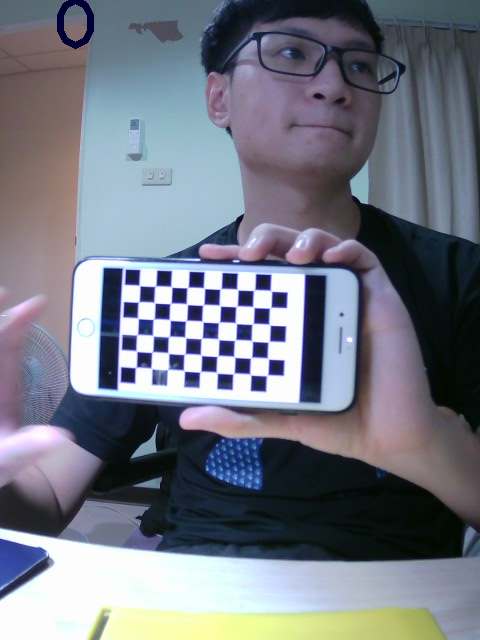
#> input picture Stereo/stereoL_img1.png, 480 x 640 px, given in place of the camera
$ python movie_3D.py
#> lines starting #> are read from the running program, lines starting #| are printed output that depends on the picture
import numpy as np
import cv2


CamL_id = "data/stereoL.mp4"
CamR_id = "data/stereoR.mp4"

CamL= cv2.VideoCapture(0)
CamR= cv2.VideoCapture(1)

print("Reading parameters ......")
cv_file = cv2.FileStorage("./yodex/Stereo/params_py.xml", cv2.FILE_STORAGE_READ)

Left_Stereo_Map_x = cv_file.getNode("Left_Stereo_Map_x").mat()
Left_Stereo_Map_y = cv_file.getNode("Left_Stereo_Map_y").mat()
Right_Stereo_Map_x = cv_file.getNode("Right_Stereo_Map_x").mat()
Right_Stereo_Map_y = cv_file.getNode("Right_Stereo_Map_y").mat()
cv_file.release()


while True:

	retR, imgR= CamR.read()
#> imgR is the input picture: shape (640, 480, 3); mean B, G, R 131.8, 120.3, 116
	retL, imgL= CamL.read()
	imgR = cv2.rotate(imgR, cv2.ROTATE_90_CLOCKWISE)
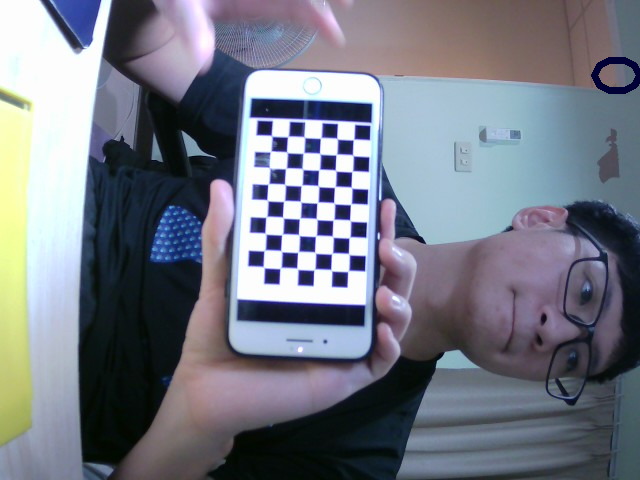
#> imgR: shape (480, 640, 3); mean B, G, R 131.8, 120.3, 116
	imgL = cv2.rotate(imgL, cv2.ROTATE_90_COUNTERCLOCKWISE)
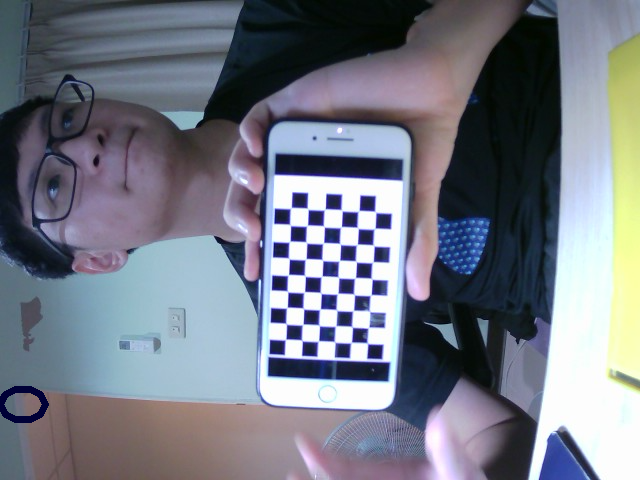
#> imgL: shape (480, 640, 3); mean B, G, R 131.8, 120.3, 116
	print("new")

	if retL and retR:
		imgR_gray = cv2.cvtColor(imgR,cv2.COLOR_BGR2GRAY)
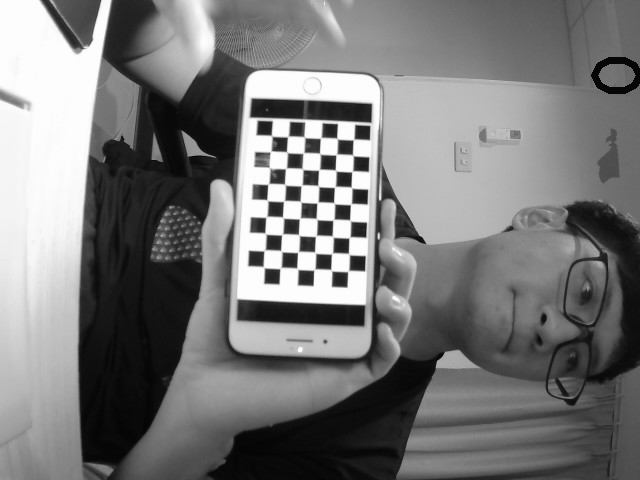
#> imgR_gray: shape (480, 640); min 1, max 255, mean 120.2
		imgL_gray = cv2.cvtColor(imgL,cv2.COLOR_BGR2GRAY)
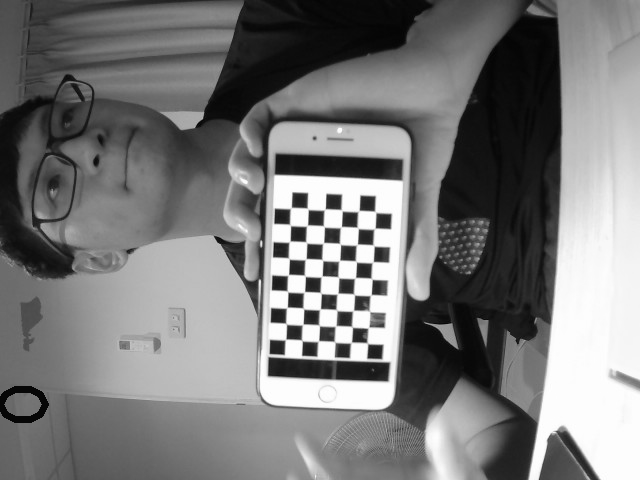
#> imgL_gray: shape (480, 640); min 1, max 255, mean 120.2

#> (the run stopped early here; a loop or call above may not have finished)

$ run again, on Stereo/stereoL_img2.png
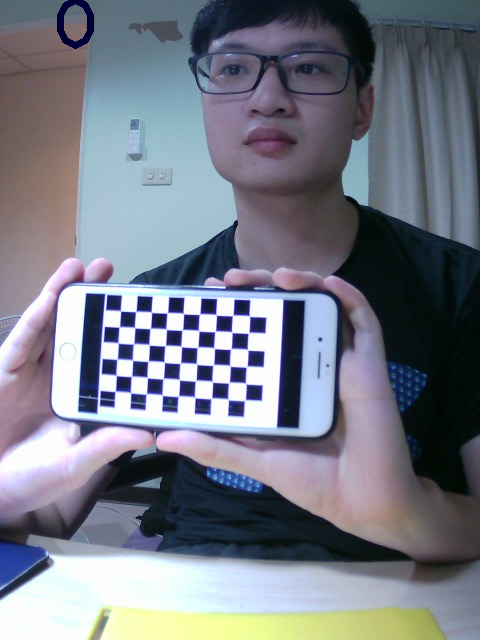
#> input picture Stereo/stereoL_img2.png, 480 x 640 px, given in place of the camera
#> imgR is the input picture: shape (640, 480, 3); mean B, G, R 134.2, 122.7, 118.6
#> imgR: shape (480, 640, 3)
#> `imgR_gray = cv2.cvtColor(imgR,cv2.COLOR_BGR2GRAY)`:
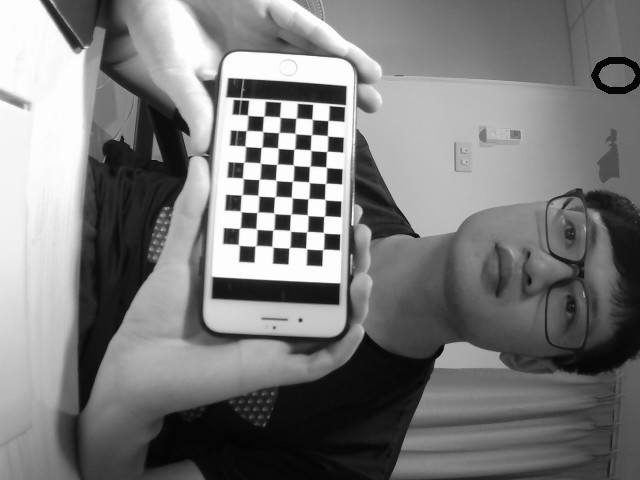
#> imgR_gray: shape (480, 640); min 2, max 255, mean 122.7
#> `imgL_gray = cv2.cvtColor(imgL,cv2.COLOR_BGR2GRAY)`:
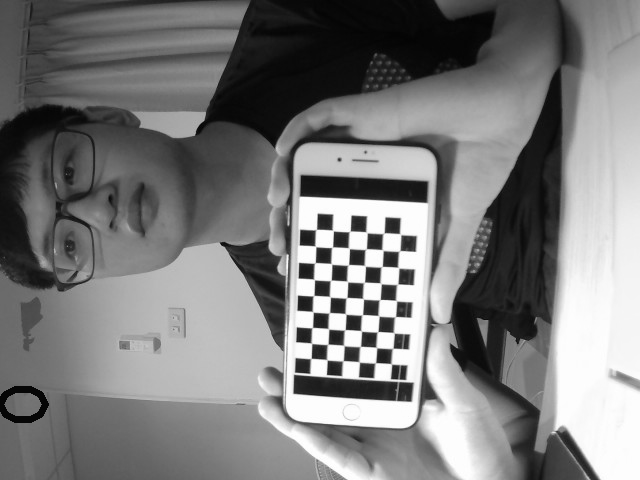
#> imgL_gray: shape (480, 640); min 2, max 255, mean 122.7
